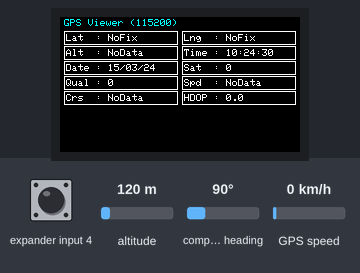
Simulated run of this sketch. Board: ESP32-S3. Shown: 240×135 colour display. The inputs (shaded band) are chosen by the test bench; at power-on: altitude 120 m, compass heading 90°, GPS speed 0 km/h, expander input 4 HIGH. Storage starts empty; the GPS gets a fix after 3 s at 37.7749, -122.4194 with 8 satellites.

Above: at 1.5 s.
1.6 s: altitude set to 20 m
At 4.4 s:
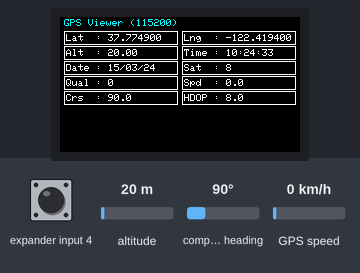
5.7 s: compass heading set to 7°
At 7.4 s:
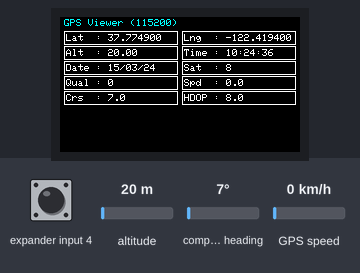
9.1 s: GPS speed set to 2 km/h
At 11.3 s:
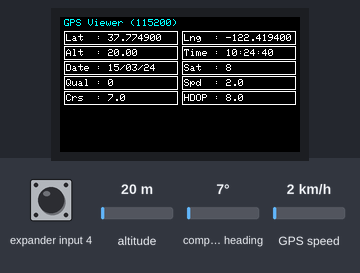
12.1 s: altitude set to 250 m
At 13.5 s:
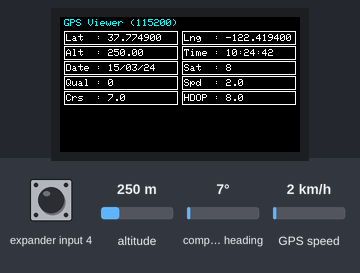
Timing chart, 0 to 15.1 s (numbered marks = the images above; inputs shaded):
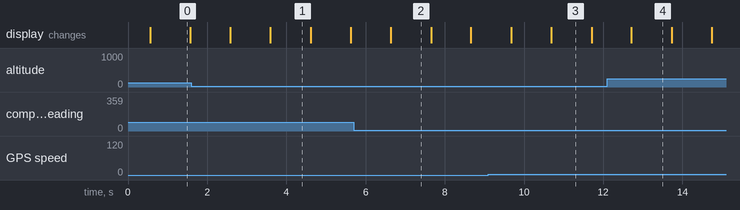

The sketch:

GPSSMACARDv1.1.ino
```cpp
#include <M5Cardputer.h>    // Main library for M5Stack Cardputer (via M5Unified)
#include <TinyGPSPlus.h>    // Library for parsing GPS NMEA data
#include <SD.h>             // SD card library

// ======== UART pins for Cardputer Grove (default) ========
#define GPS_RX 1            // Cardputer GPIO1  - GPS TX -> this RX
#define GPS_TX 2            // Cardputer GPIO2  - GPS RX <- this TX
// If you rewired, change the defines above accordingly.

// ======== GPS serial @ 115200 ========
HardwareSerial GPS_Serial(1);  // Use UART1 for GPS
TinyGPSPlus gps;

// ======== GPX logging ========
File gpxFile;
bool isRecording = false;
String filename;

// ======== Fix/quality parsed from GGA ========
String lastGGA;
float hdop = 0.0f;   // field 8 in GGA
int   fixQuality = 0; // field 6 in GGA

// ======== Display layout (computed at runtime) ========
int screen_w, screen_h;
const int gap = 4;
int total_w, col0_w, col1_w;
const int field_h = 14;
const int field_gap = 1;

// ---- Parse GGA NMEA sentence for Fix Quality and HDOP ----
// GGA fields (comma-separated):
// 1:UTC, 2:Lat, 3:N/S, 4:Lon, 5:E/W, 6:FixQuality, 7:NumSats, 8:HDOP, 9:Alt, ...
void parseGGA(const String& gga) {
  int field = 0;
  int lastIndex = 0;
  fixQuality = 0;
  hdop = 0.0f;

  for (int i = 0; i < gga.length(); ++i) {
    if (gga[i] == ',' || gga[i] == '*') {
      String value = gga.substring(lastIndex, i);
      lastIndex = i + 1;
      field++;
      if (field == 6) fixQuality = value.toInt();
      if (field == 8) hdop = value.toFloat();
      if (field > 9) break;
    }
  }
}

// ---- Draw a labeled data field (rectangle with label and value) ----
void drawField(int x, int w, int y, const char* label, const char* value) {
  M5Cardputer.Display.drawRect(x, y, w, field_h, TFT_WHITE);
  M5Cardputer.Display.setTextColor(TFT_WHITE, TFT_BLACK);
  M5Cardputer.Display.setCursor(x + 2, y + 3);
  M5Cardputer.Display.setTextSize(1);
  M5Cardputer.Display.printf("%-5s: %s", label, value);
}

// ---- Create a new GPX file and write the header ----
void createGPX() {
  if (isRecording) return;

  filename = "/track_";
  if (gps.date.isValid()) {
    filename += String(gps.date.year()) + "-";
    filename += String(gps.date.month()) + "-";
    filename += String(gps.date.day()) + "_";
  }
  filename += String(millis() / 1000);
  filename += ".gpx";

  gpxFile = SD.open(filename, FILE_WRITE);
  if (gpxFile) {
    gpxFile.println("<?xml version='1.0' encoding='UTF-8'?>");
    gpxFile.println("<gpx version='1.1'>");
    gpxFile.println("<trk><trkseg>");
    isRecording = true;
  } else {
    // Brief on-screen error if file can't open
    M5Cardputer.Display.setTextColor(TFT_RED, TFT_BLACK);
    M5Cardputer.Display.setCursor(gap, screen_h - 12);
    M5Cardputer.Display.printf("GPX open failed");
  }
}

// ---- Write a single GPX trackpoint with available data ----
void writeGPXPoint() {
  if (!isRecording || !gpxFile) return;
  if (!gps.location.isValid()) return;

  gpxFile.print("<trkpt lat=\"");
  gpxFile.print(gps.location.lat(), 6);
  gpxFile.print("\" lon=\"");
  gpxFile.print(gps.location.lng(), 6);
  gpxFile.println("\">");

  gpxFile.print("<time>");
  if (gps.date.isValid() && gps.time.isValid()) {
    gpxFile.printf("%04d-%02d-%02dT%02d:%02d:%02dZ",
                   gps.date.year(), gps.date.month(), gps.date.day(),
                   gps.time.hour(), gps.time.minute(), gps.time.second());
  }
  gpxFile.println("</time>");

  if (gps.altitude.isValid()) {
    gpxFile.print("<ele>");
    gpxFile.print(gps.altitude.meters());
    gpxFile.println("</ele>");
  }
  if (gps.speed.isValid()) {
    gpxFile.print("<speed>");
    gpxFile.print(gps.speed.kmph());
    gpxFile.println("</speed>");
  }
  if (gps.course.isValid()) {
    gpxFile.print("<course>");
    gpxFile.print(gps.course.deg());
    gpxFile.println("</course>");
  }
  if (hdop > 0.0f) {
    gpxFile.print("<hdop>");
    gpxFile.print(hdop, 1);
    gpxFile.println("</hdop>");
  }
  gpxFile.println("</trkpt>");
  gpxFile.flush();
}

// ---- Finish GPX file and close it ----
void stopRecording() {
  if (isRecording && gpxFile) {
    gpxFile.println("</trkseg></trk></gpx>");
    gpxFile.close();
    isRecording = false;
    M5Cardputer.Display.setCursor(gap, screen_h - 12);
    M5Cardputer.Display.setTextColor(TFT_GREEN, TFT_BLACK);
    M5Cardputer.Display.printf("Saved: %s", filename.c_str());
  }
}

void setup() {
  auto cfg = M5.config();
  M5Cardputer.begin(cfg);
  M5Cardputer.Display.setBrightness(32);

  // Compute layout using actual panel size
  screen_w = M5Cardputer.Display.width();
  screen_h = M5Cardputer.Display.height();
  total_w  = screen_w - 3 * gap;
  col0_w   = total_w * 0.5f;
  col1_w   = total_w * 0.5f;

  // SD card init (Cardputer TF slot usually uses CS=4)
  if (!SD.begin(4)) {
    if (!SD.begin()) {
      M5Cardputer.Display.setTextColor(TFT_RED, TFT_BLACK);
      M5Cardputer.Display.setCursor(0, 0);
      M5Cardputer.Display.println("SD Card Fail!");
      while (1) { delay(10); }
    }
  }

  // Start GPS UART explicitly at 115200 for your v1.1 module
  GPS_Serial.begin(115200, SERIAL_8N1, GPS_RX, GPS_TX);

  // Optional: give the GPS a moment to start sending at 115200
  delay(200);
}

void loop() {
  M5Cardputer.update();

  // --- Toggle recording with 'r' ---
  static bool rPrev = false;
  bool rNow = M5Cardputer.Keyboard.isKeyPressed('r');
  if (rNow && !rPrev) {
    if (!isRecording) createGPX();
    else              stopRecording();
  }
  rPrev = rNow;

  // --- Read GPS data, feed TinyGPS++, parse GGA for HDOP/Fix Quality ---
  while (GPS_Serial.available()) {
    char c = GPS_Serial.read();
    gps.encode(c);
    static String nmeaLine = "";
    if (c == '\n') {
      if (nmeaLine.startsWith("$GPGGA") || nmeaLine.startsWith("$GNGGA")) {
        lastGGA = nmeaLine;
        parseGGA(lastGGA);
      }
      nmeaLine = "";
    } else if (c != '\r') {
      nmeaLine += c;
    }
  }

  // --- Write GPX point every 3 seconds when recording ---
  static uint32_t lastWrite = 0;
  if (isRecording && (millis() - lastWrite > 3000)) {
    writeGPXPoint();
    lastWrite = millis();
  }

  // --- DISPLAY UPDATE SECTION (every 500 ms) ---
  static uint32_t lastDisplay = 0;
  if (millis() - lastDisplay > 500) {
    lastDisplay = millis();

    M5Cardputer.Display.fillScreen(TFT_BLACK);

    // Header + REC indicator
    M5Cardputer.Display.setTextSize(1);
    M5Cardputer.Display.setTextColor(TFT_CYAN, TFT_BLACK);
    M5Cardputer.Display.setCursor(gap, 2);
    M5Cardputer.Display.println("GPS Viewer (115200)");

    if (isRecording) {
      M5Cardputer.Display.setTextColor(TFT_RED, TFT_BLACK);
      M5Cardputer.Display.setCursor(screen_w - 60, 2);
      M5Cardputer.Display.print("[REC]");
    }

    int y0 = 14;
    int x0 = gap;
    int x1 = gap * 2 + col0_w;

    // First column (Lat, Alt, Date, Qual, Crs)
    char lat[20], alt[20], date[20], qual[20], crs[20];

    if (gps.location.isValid()) sprintf(lat, "%.6f", gps.location.lat());
    else                        sprintf(lat, "NoFix");
    drawField(x0, col0_w, y0, "Lat", lat);

    if (gps.altitude.isValid()) sprintf(alt, "%.2f", gps.altitude.meters());
    else                        sprintf(alt, "NoData");
    drawField(x0, col0_w, y0 + (field_h + field_gap), "Alt", alt);

    if (gps.date.isValid())
      sprintf(date, "%02d/%02d/%02d", gps.date.day(), gps.date.month(), gps.date.year() % 100);
    else
      sprintf(date, "NoData");
    drawField(x0, col0_w, y0 + 2 * (field_h + field_gap), "Date", date);

    sprintf(qual, "%d", fixQuality);
    drawField(x0, col0_w, y0 + 3 * (field_h + field_gap), "Qual", qual);

    if (gps.course.isValid())  sprintf(crs, "%.1f", gps.course.deg());
    else                       sprintf(crs, "NoData");
    drawField(x0, col0_w, y0 + 4 * (field_h + field_gap), "Crs", crs);

    // Second column (Lng, Time, Sat, Spd, HDOP)
    char lng[20], timeStr[20], sats[20], spd[20], hdopStr[20];

    if (gps.location.isValid()) sprintf(lng, "%.6f", gps.location.lng());
    else                        sprintf(lng, "NoFix");
    drawField(x1, col1_w, y0, "Lng", lng);

    if (gps.time.isValid())
      sprintf(timeStr, "%02d:%02d:%02d", gps.time.hour(), gps.time.minute(), gps.time.second());
    else
      sprintf(timeStr, "NoData");
    drawField(x1, col1_w, y0 + (field_h + field_gap), "Time", timeStr);

    if (gps.satellites.isValid()) sprintf(sats, "%d", gps.satellites.value());
    else                          sprintf(sats, "NoData");
    drawField(x1, col1_w, y0 + 2 * (field_h + field_gap), "Sat", sats);

    if (gps.speed.isValid()) sprintf(spd, "%.1f", gps.speed.kmph());
    else                     sprintf(spd, "NoData");
    drawField(x1, col1_w, y0 + 3 * (field_h + field_gap), "Spd", spd);

    sprintf(hdopStr, "%.1f", hdop);
    drawField(x1, col1_w, y0 + 4 * (field_h + field_gap), "HDOP", hdopStr);
  }

  delay(10);
}
```
